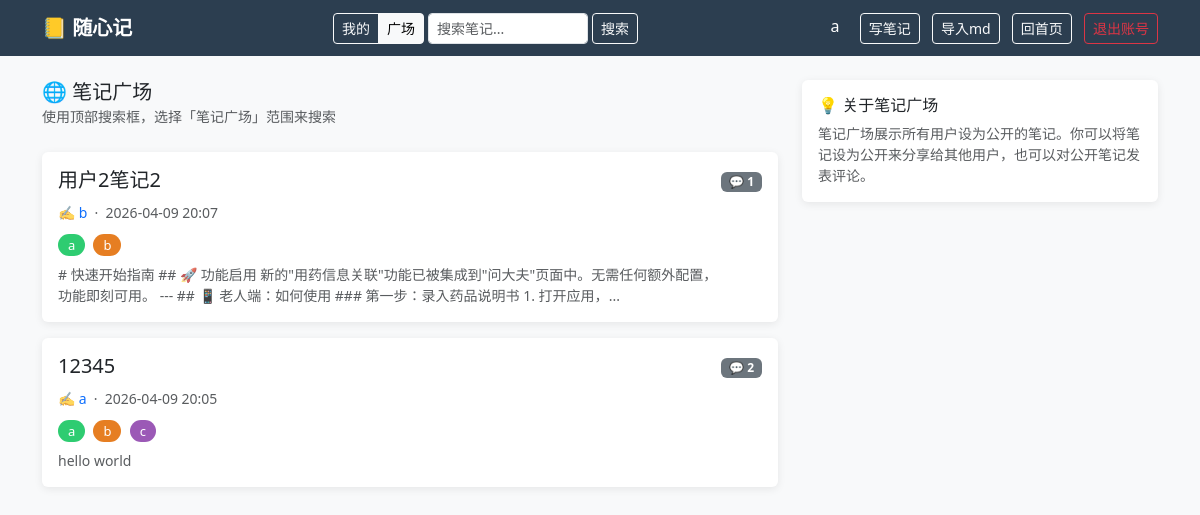
Before: /plaza (signed in) with the older database file.
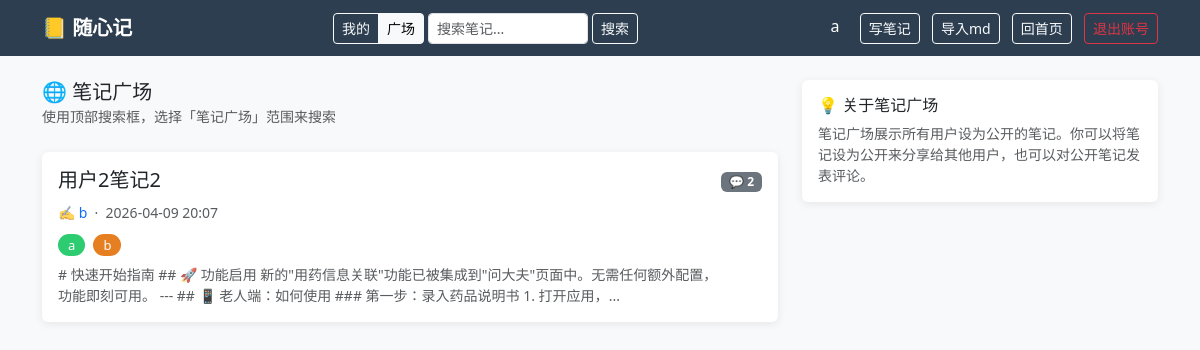
After: the same page with the newer database file.
### app.py (models this page shows)
class Note(db.Model):
    id         = db.Column(db.Integer, primary_key=True)
    title      = db.Column(db.String(200), nullable=False)
    content    = db.Column(db.Text, nullable=False)
    created_at = db.Column(db.DateTime, default=datetime.utcnow)
    updated_at = db.Column(db.DateTime, default=datetime.utcnow)  # 手动在 edit 时刷新
    user_id    = db.Column(db.Integer, db.ForeignKey('user.id'), nullable=False)
    folder_id  = db.Column(db.Integer, db.ForeignKey('folder.id'), nullable=True)
    is_public  = db.Column(db.Boolean, default=False)
    is_deleted = db.Column(db.Boolean, default=False)
    deleted_at = db.Column(db.DateTime, nullable=True)
    tags       = db.relationship('Tag', secondary=note_tags, backref='notes')
    comments   = db.relationship('Comment', backref='note', lazy=True, order_by='Comment.created_at.desc()', cascade='all, delete-orphan')
    versions   = db.relationship('NoteVersion', backref='note', lazy=True, order_by='NoteVersion.created_at.desc()', cascade='all, delete-orphan')

class User(UserMixin, db.Model):
    id       = db.Column(db.Integer, primary_key=True)
    username = db.Column(db.String(80), unique=True, nullable=False)
    password = db.Column(db.String(200), nullable=False)
    notes    = db.relationship('Note', backref='author', lazy=True)
    comments = db.relationship('Comment', backref='author', lazy=True)

class Tag(db.Model):
    id   = db.Column(db.Integer, primary_key=True)
    name = db.Column(db.String(50), unique=True, nullable=False)

### app.py (the view)
@app.route('/plaza')
@login_required
def plaza():
    q = request.args.get('q', '').strip()
    query = Note.query.filter_by(is_public=True)
    if q:
        query = query.filter(Note.title.contains(q) | Note.content.contains(q))
    notes = query.order_by(Note.created_at.desc()).all()
    return render_template('plaza.html', notes=notes, q=q)

### app.py (called while the page is built)
@app.template_filter('local_time')
def local_time(dt):
    if dt is None:
        return ''
    beijing = timezone(timedelta(hours=8))
    return dt.replace(tzinfo=timezone.utc).astimezone(beijing).strftime('%Y-%m-%d %H:%M')

@login_manager.user_loader
def load_user(user_id):
    return db.session.get(User, int(user_id))

### templates/plaza.html (shortened to what this page needs)
{% extends 'base.html' %}
{% block content %}
<div class="row">
    <div class="col-md-8">
        <div class="mb-4">
            <h5 class="mb-0">🌐 笔记广场</h5>
            <small class="text-muted">使用顶部搜索框，选择「笔记广场」范围来搜索</small>
        </div>
        {% for note in notes %}
        <div class="card mb-3 p-3">
            <div class="d-flex justify-content-between align-items-start">
                <div>
                    <h5><a href="/plaza/{{ note.id }}" class="text-decoration-none text-dark">{{ note.title }}</a></h5>
                    <small class="text-muted">
                        ✍️ <a href="#" class="text-decoration-none">{{ note.author.username }}</a>
                        &nbsp;·&nbsp; {{ note.created_at | local_time }}
                    </small>
                    <div class="mt-2">
                        {% for tag in note.tags %}
                        <span class="tag-badge tag-color-{{ tag.id % 8 }}">{{ tag.name }}</span>
                        {% endfor %}
                    </div>
                    <div class="mt-2 text-muted small">
                        {{ note.content[:120] }}{% if note.content|length > 120 %}...{% endif %}
                    </div>
                </div>
                <div class="text-end">
                    <span class="badge bg-secondary">💬 {{ note.comments|length }}</span>
                </div>
            </div>
        </div>
        {% else %}
        <div class="card p-4 text-center text-muted">
            <p>广场上还没有公开笔记，快去设一篇公开笔记吧！</p>
            <a href="/" class="btn btn-dark">回到我的笔记</a>
        </div>
        {% endfor %}
    </div>
    <div class="col-md-4">
        <div class="card p-3">
            <h6 class="mb-2">💡 关于笔记广场</h6>
            <p class="small text-muted mb-0">
                笔记广场展示所有用户设为公开的笔记。你可以将笔记设为公开来分享给其他用户，也可以对公开笔记发表评论。
            </p>
        </div>
    </div>
</div>
{% endblock %}

Changed rows visible on the page:
removed Note: title "12345", author.username "a", created_at|local_time "2026-04-09 20:05", content "hello world", comments|length "2", Tag (name "a"), Tag (name "b")
no longer on this page (row unchanged): Tag: name "c", shown under "12345"
computed for Note "用户2笔记2": comments|length "1" → "2"
